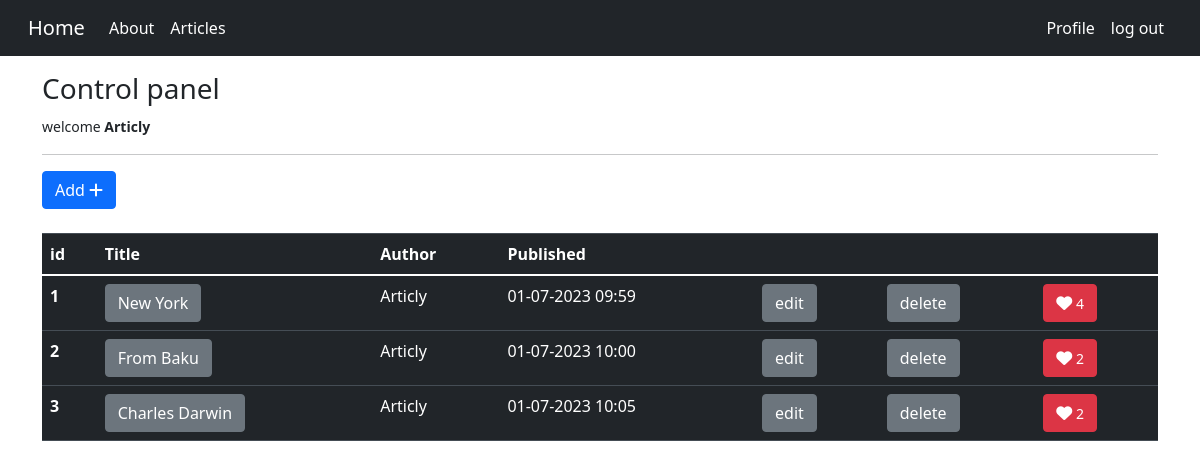
The page /dashboard (signed in) on the database its author committed.
### models.py (models this page shows)
class Article(db.Model):
    __tablename__ = "article"
    __table_args__ = {'extend_existing': True}
    id = db.Column("id",db.Integer, primary_key=True)
    title = db.Column("title",db.String(150))
    author = db.Column(db.Integer, db.ForeignKey("user.id",ondelete= "CASCADE"),nullable = False)
    content = db.Column("content",db.String())
    date = db.Column("date",db.DateTime, default=datetime.utcnow)
    likes = db.relationship("Like",backref = "article" , passive_deletes = True)
    comments = db.relationship("Comment",backref = "article" , passive_deletes = True)

class User(db.Model):
    __tablename__ = "user"
    __table_args__ = {'extend_existing': True}
    id = db.Column(db.Integer, primary_key=True)
    name = db.Column(db.String(150))
    email = db.Column(db.String(150), unique=True)
    username = db.Column(db.String(150), unique=True)
    password = db.Column(db.String(150))
    articles = db.relationship("Article",backref = "user" , passive_deletes = True)
    likes = db.relationship("Like",backref = "user" , passive_deletes = True)
    comments = db.relationship("Comment",backref = "user" , passive_deletes = True)

### routes.py (the view)
@app.route('/dashboard')
@login_required
def dashboard():
    session.pop('page',None)
    session['page'] = 'dashboard'
    try:
        user = db.session.execute(db.select(User).filter_by(username=session['username'])).scalar()
        articles = db.session.query(Article).filter_by(author=user.id).all()
        return render_template('dashboard.html',articles=articles,user=user)
    except:
        return render_template('dashboard.html')

### routes.py (called while the page is built)
def login_required(f):
    @wraps(f)
    def decorated_function(*args, **kwargs):
        if 'logged_in' in session:
            return f(*args, **kwargs)
        else:
            flash("you need to log in in order to see dashboard page",'danger')
            return redirect(url_for('daxil_ol'))
    return decorated_function

### templates/dashboard.html
{% extends "layout.html" %}
{% block block1 %}
<h3>Control panel</h3>
<small>welcome <b>{{session.username}}</b></small>
<hr>
<a href="/addarticle" class="btn btn-primary">Add <i class="fa-solid fa-plus"></i></a>
<br><br>
{% if articles %}
    <table class="table table-hover table-dark">
        <thead>
            <tr>
                <th scope="col">id</th>
                <th scope="col">Title</th>
                <th scope="col">Author</th>
                <th scope="col">Published</th>
                <th scope="col"></th>
                <th scope="col"></th>
                <th scope="col"></th>
            </tr>
        </thead>
        <tbody>
            {% for article in articles  %}
            <tr>
                <th scope="row">{{loop.index}}</th>
                <td><a href="/article/{{article.id}}" class= "btn btn-secondary">{{article.title}}</a></td>
                <td>{{article.user.username}}</td>
                <td>{{article.date.strftime('%d-%m-%Y %H:%M')}}</td>
                <td><a href="/edit/{{article.id}}" class="btn btn-secondary">edit</a></td>
                <td><a href="/delete/{{article.id}}" class="btn btn-secondary">delete</a></td>
                {% if user.id in article.likes|map(attribute ='author')|list %}
                    <td><a href="/like/{{article.id}}" class="btn btn-danger"><i class="fa-solid fa-heart"></i><small>        {{article.likes|length}}</small> </a></td>
                {% else %}
                    <td><a href="/like/{{article.id}}" class="btn btn-danger"><i class="fa-regular fa-heart"></i><small>        {{article.likes|length}}</small> </a></td>
                {% endif %}
            </tr>
            {% endfor %}
        </tbody>
    </table>
{% else %}
    <div class= "alert alert-danger">You don't have any article yet</div>
{% endif %}
{% endblock  %}

### rows shown on the page
Article: title "New York", user.username "Articly", date "01-07-2023 09:59", likes|length "4"
Article: title "From Baku", user.username "Articly", date "01-07-2023 10:00", likes|length "2"
Article: title "Charles Darwin", user.username "Articly", date "01-07-2023 10:05", likes|length "2"

### other values the page prints
{{ session.username }} "Articly"
